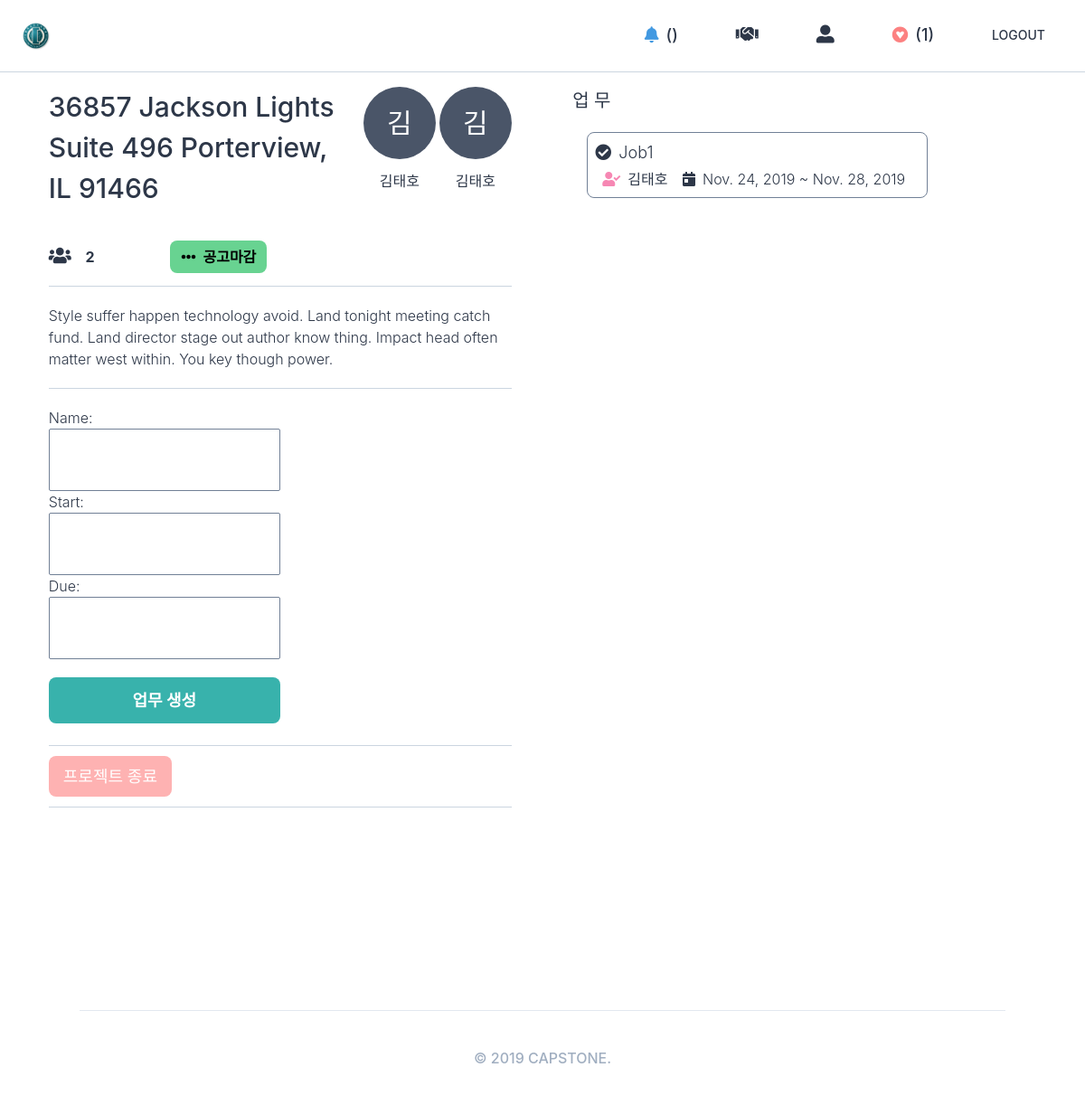
Before: /projects/member/56/ (signed in) with the older database file.
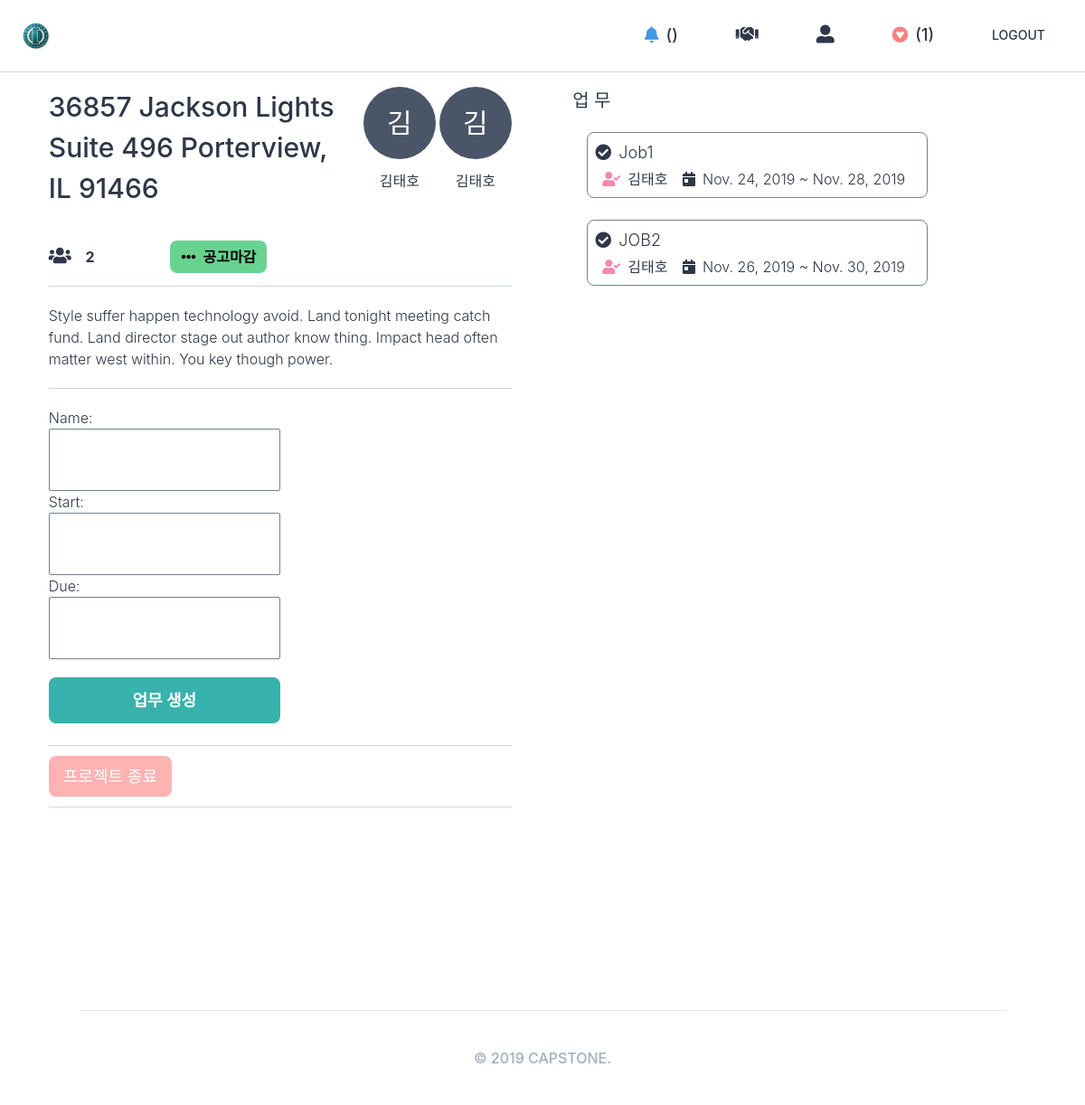
After: the same page with the newer database file.
### users/models.py (models this page shows)
class User(AbstractUser):
    GENDER_MALE = "male"
    GENDER_FEMALE = "female"
    GENDER_CHOICES = (
        (GENDER_MALE, "남성"),
        (GENDER_FEMALE, "여성"),
    )
    MAJOR_1 = "글로벌지역학"
    MAJOR_2 = "EU전공"
    MAJOR_3 = "GlobalBusiness"
    MAJOR_4 = "TESOL영어학전공"
    MAJOR_5 = "광고PR브랜딩전공"
    MAJOR_6 = "교육학"
    MAJOR_7 = "국가리더전공"
    MAJOR_8 = "국제금융학과"
    MAJOR_9 = "국제스포츠레저전공"
    MAJOR_10 = "그리스불가리아학과"
    MAJOR_11 = "남아프리카어전공"
    MAJOR_12 = "독일어통번역학과"
    MAJOR_13 = "동아프리카어전공"
    MAJOR_14 = "동유럽학대학"
    MAJOR_15 = "러시아학과"
    MAJOR_16 = "루마니아어과"
    MAJOR_17 = "말레이인도네시아어통번역학과"
    MAJOR_18 = "문화콘텐츠학전공"
    MAJOR_19 = "바이오메디컬공학전공"
    MAJOR_20 = "방송영상뉴미디어전공"
    MAJOR_21 = "브라질학과"
    MAJOR_22 = "사학과"
    MAJOR_23 = "산업경영공학과"
    MAJOR_24 = "생명공학과"
    MAJOR_25 = "서아프리카어전공"
    MAJOR_26 = "세계문화예술경영전공"
    MAJOR_27 = "세르비아크로아티아어과"
    MAJOR_28 = "수학과"
    MAJOR_29 = "스페인어통번역학과"
    MAJOR_30 = "아랍어통번역학과"
    MAJOR_31 = "아프리카학부"
    MAJOR_32 = "언론정보전공"
    MAJOR_33 = "언어인지과학과"
    MAJOR_34 = "영미권통상통번역전공"
    MAJOR_35 = "영미문학번역전공"
    MAJOR_36 = "영어통번역학부"
    MAJOR_37 = "영어통번역학전공"
    MAJOR_38 = "우크라이나어과"
    MAJOR_39 = "융복합소프트웨어전공"
    MAJOR_40 = "이탈리아어통번역학과"
    MAJOR_41 = "인도학과"
    MAJOR_42 = "일본어통번역학과"
    MAJOR_43 = "전자공학과"
    MAJOR_44 = "전자물리학과"
    MAJOR_45 = "정보기록학전공"
    MAJOR_46 = "정보통신공학과"
    MAJOR_47 = "정치외교학과"
    MAJOR_48 = "중국어통번역학과"
    MAJOR_49 = "중앙아시아학과"
    MAJOR_50 = "지식콘텐츠전공"
    MAJOR_51 = "철학과"
    MAJOR_52 = "체코슬로바키아어과"
    MAJOR_53 = "컴퓨터전자시스템공학전공"
    MAJOR_54 = "태국어통번역학과"
    MAJOR_55 = "통계학과"
    MAJOR_56 = "폴란드어과"
    MAJOR_57 = "프랑스학과"
    MAJOR_58 = "한국학과"
    MAJOR_59 = "행정학과"
    MAJOR_60 = "헝가리어과"
    MAJOR_61 = "화학과"
    MAJOR_62 = "환경학과"
    MAJOR_CHOICES = (
        (MAJOR_1, "글로벌지역학"),
        (MAJOR_2, "EU전공"),
        (MAJOR_3, "GlobalBusiness"),
        (MAJOR_4, "TESOL영어학전공"),
        (MAJOR_5, "광고PR브랜딩전공"),
        (MAJOR_6, "교육학"),
        (MAJOR_7, "국가리더전공"),
        (MAJOR_8, "국제금융학과"),
        (MAJOR_9, "국제스포츠레저전공"),
        (MAJOR_10,  "그리스불가리아학과"),
        (MAJOR_11,  "남아프리카어전공"),
        (MAJOR_12,  "독일어통번역학과"),
        (MAJOR_13,  "동아프리카어전공"),
        (MAJOR_14,  "동유럽학대학"),
        (MAJOR_15,  "러시아학과"),
        (MAJOR_16,  "루마니아어과"),
        (MAJOR_17,  "말레이인도네시아어통번역학과"),
        (MAJOR_18,  "문화콘텐츠학전공"),
        (MAJOR_19,  "바이오메디컬공학전공"),
        (MAJOR_20,  "방송영상뉴미디어전공"),
        (MAJOR_21,  "브라질학과"),
        (MAJOR_22,  "사학과"),
        (MAJOR_23,  "산업경영공학과"),
        (MAJOR_24,  "생명공학과"),
        (MAJOR_25,  "서아프리카어전공"),
        (MAJOR_26,  "세계문화예술경영전공"),
        (MAJOR_27,  "세르비아크로아티아어과"),
        (MAJOR_28,  "수학과"),
        (MAJOR_29,  "스페인어통번역학과"),
        (MAJOR_30,  "아랍어통번역학과"),
        (MAJOR_31,  "아프리카학부"),
        (MAJOR_32,  "언론정보전공"),
        (MAJOR_33,  "언어인지과학과"),
        (MAJOR_34,  "영미권통상통번역전공"),
        (MAJOR_35,  "영미문학번역전공"),
        (MAJOR_36,  "영어통번역학부"),
        (MAJOR_37,  "영어통번역학전공"),
        (MAJOR_38,  "우크라이나어과"),
        (MAJOR_39,  "융복합소프트웨어전공"),
        (MAJOR_40,  "이탈리아어통번역학과"),
        (MAJOR_41,  "인도학과"),
        (MAJOR_42,  "일본어통번역학과"),
        (MAJOR_43,  "전자공학과"),
        (MAJOR_44,  "전자물리학과"),
        (MAJOR_45,  "정보기록학전공"),
        (MAJOR_46,  "정보통신공학과"),
        (MAJOR_47,  "정치외교학과"),
        (MAJOR_48,  "중국어통번역학과"),
        (MAJOR_49,  "중앙아시아학과"),
        (MAJOR_50,  "지식콘텐츠전공"),
        (MAJOR_51,  "철학과"),
        (MAJOR_52,  "체코슬로바키아어과"),
        (MAJOR_53,  "컴퓨터전자시스템공학전공"),
        (MAJOR_54,  "태국어통번역학과"),
        (MAJOR_55,  "통계학과"),
        (MAJOR_56,  "폴란드어과"),
        (MAJOR_57,  "프랑스학과"),
        (MAJOR_58,  "한국학과"),
        (MAJOR_59,  "행정학과"),
        (MAJOR_60,  "헝가리어과"),
        (MAJOR_61,  "화학과"),
        (MAJOR_62,  "환경학과"),
    )
    LOGIN_EMAIL = "email"
    LOGIN_KAKAO = "kakao"
    LOGIN_CHOICES = (
        (LOGIN_EMAIL, "EMAIL"),
        (LOGIN_KAKAO, "KAKAO"),
    )
    objects = managers.CustomModelManager()
    gender = models.CharField(choices=GENDER_CHOICES, max_length=10, blank=True)
    bio = models.TextField(default="")
    major = models.CharField(choices=MAJOR_CHOICES, max_length=20, blank=True)
    login_method = models.CharField(choices=LOGIN_CHOICES, max_length=50, default=LOGIN_EMAIL)
    def get_absolute_url(self):
        return reverse("users:profile", kwargs={"pk": self.pk})

### participant/models.py (models this page shows)
class Participant(core_models.TimeStampedModel):
    user = models.ForeignKey(
        "users.User", related_name="participants", on_delete=models.CASCADE
    )
    project = models.ForeignKey(
        "projects.Project", related_name="participants", on_delete=models.CASCADE
    )

### projects/models.py (models this page shows, shortened)
class ProjectJob(core_models.TimeStampedModel):
    name = models.CharField(max_length=140)
    start = models.DateField()
    due = models.DateField()
    charger = models.ForeignKey(
        "users.User", related_name="project_jobs", on_delete=models.SET_NULL, null=True
    )
    project = models.ForeignKey(
        "Project", related_name="project_jobs", on_delete=models.CASCADE
    )

### lists/models.py (models this page shows, shortened)
class List(core_models.TimeStampedModel):
    name = models.CharField(max_length=80)
    user = models.OneToOneField(
        "users.User", related_name="list", on_delete=models.CASCADE
    )
    projects = models.ManyToManyField("projects.Project", related_name="lists", blank=True)
    def count_projects(self):
        return self.projects.count()
    count_projects.short_description = "Number of Projects"

### projects/views.py (the view)
# urls.py: path("member/<int:pk>/", views.ProjectMemberDetail.as_view(), name="member-detail"),
class ProjectMemberDetail(user_mixins.LoggedInOnlyView, View):
    def get(self, *args, **kwargs):
        pk = kwargs.get("pk")
        project = models.Project.objects.get_or_none(pk=pk)
        if not project:
            raise Http404()
        project_job = models.ProjectJob.objects.filter(project=project)
        participants = participant_models.Participant.objects.filter(project=project)
        form = forms.CreateProjectJobForm()
        return render(
            self.request,
            "projects/member_project.html",
            {
                "project": project,
                "participants": participants,
                "project_job": project_job,
                "form": form,
            },
        )

### projects/forms.py (shortened to what this page needs)
class CreateProjectJobForm(forms.ModelForm):
    class Meta:
        model = models.ProjectJob
        fields = (
            "name",
            "start",
            "due",
        )

### core/managers.py (called while the page is built)
    def get_or_none(self, **kwargs):
        try:
            return self.get(**kwargs)
        except self.model.DoesNotExist:
            return None

### projects/models.py (called while the page is built)
    def count_participants(self):
        return self.participants.count() + 1

### templates/projects/member_project.html (shortened to what this page needs)
{% extends "base.html" %}
{% load static %}
{% load on_favs check_apply %}
{% block content %}
    <div class="container mx-5 flex justify-around pb-56">
        <div class="w-1/2">
            <div class="flex justify-between">
                <div class="mr-8 mb-5">
                    <h4 class="text-3xl font-medium mb-px">{{project.name}}</h4>
                </div>
                <a href="{{project.host.get_absolute_url}}" class="flex flex-col items-center mr-1">
                    {% include "mixins/user_avatar.html" with user=project.host %}
                    <span class="mt-3 text-medium">{{project.host.first_name}}{{project.host.last_name}}</span>
                </a>
                {% for participant in participants %}
                    <a href="{{participant.user.get_absolute_url}}" class="flex flex-col items-center">
                        {% include "mixins/user_avatar.html" with user=participant.user %}
                        <span class="mt-3 text-medium">{{participant.user.first_name}}{{participant.user.last_name}}</span>
                    </a>
                {% endfor %}
            </div>
            <p class="border-b border-gray-400 pb-5 mt-5 font-bold">
                <i class="fas fa-users text-xl mr-3"></i>
                {{project.count_participants}}
                {% if project.on_market %}
                    <a href="{% url 'projects:toggle' project.pk %}" class="pro_zoom text-center ml-20 py-2 px-3 rounded-lg font-bold w-full text-black bg-green-400 hover:text-white-300"><i class="fas fa-ellipsis-h mr-2"></i>공고마감</a>
                {% else %}
                    <a href="{% url 'projects:toggle' project.pk %}" class="pro_zoom text-center ml-20 py-2 px-3 rounded-lg font-bold w-full text-black bg-yellow-500 hover:text-white-300"><i class="fas fa-share-alt mr-2"></i>공고등록</a>
                {% endif %}
            </p>
            <p class="border-b border-gray-400 pb-5 mt-5">
                {{project.description}}
            </p>
                <form action="{% url 'projects:create-job' project.pk %}" method="POST" class="w-1/2">
                    {{form}}
                    <button class="pro_zoom text-center py-3 rounded-lg font-bold text-lg w-full text-white bg-teal-500 mt-5">업무 생성</button>
                </form>
            <div class="border-b border-gray-400 pb-5 mt-1 flex flex-row">
            </div>
            <p class="border-b border-gray-400 pb-5 mt-5 pro_zoom">
                <a href="#" class="btn text-center py-3 px-4 rounded-lg font-medium text-lg w-full text-white bg-red-300 text-white hover:text-gray-300">프로젝트 종료</a>
            </p>
        </div>
        <div>
            <h4 class="font-medium text-xl mb-5 w-15 mr-2">업 무</h4>
            {% for j in project_job %}
                <li class="mb-2 list-none ml-4 mb-6 border border-gray-600 rounded-lg w-full p-2">
                    <div class="mb-1 text-lg"><i class="fas fa-check-circle mr-2"></i>{{j.name}}</div>
                    <span class="mr-3"><i class="fas fa-user-check mr-2 ml-2 text-pink-400"></i>{{j.charger.first_name}}{{j.charger.last_name}}</span>
                    <span><i class="fas fa-calendar-day mr-2"></i>{{j.start}} ~ {{j.due}}</span>
                </li>
            {% endfor %}
        </div>
    </div>
{% endblock content %}

### templates/partials/nav.html (shortened to what this page needs)
<ul class="flex items-center text-sm font-medium h-full">
    {% if user.is_authenticated %}
        <li class="nav_link text-lg pro_zoom"><a href="#"><i class="fas fa-bell text-lg mr-2 text-blue-500"></i>()</a></li>
        <li class="nav_link pro_zoom"><a href="{% url 'projects:create' %}"><i class="fas fa-handshake text-xl"></i></a></li>
        <li class="nav_link pro_zoom"><a href="{{user.get_absolute_url}}"><i class="fas fa-user-alt text-xl"></i></a></li>
        <li class="nav_link text-lg pro_zoom"><a href="{% url 'lists:see-favs' %}"><i class="fab fa-gratipay text-lg mr-2 text-red-400"></i>({{user.list.projects.count}})</a></li>
        <li class="nav_link pro_zoom"><a href="{% url 'users:logout' %}">LOGOUT</a></li>
    {% else %}
        <li class="nav_link pro_zoom"><a href="{% url 'users:login' %}">LOGIN</a></li>
        <li class="nav_link pro_zoom"><a href="#">JOIN</a></li>
    {% endif %}
</ul>

### templates/mixins/user_avatar.html
<div class="{{h_and_w|default:'h-20 w-20'}} bg-gray-700 rounded-full text-white flex justify-center items-center">
    <span class="{{text|default:'text-3xl'}}">{{user.first_name|first}}</span>
</div>

Changed rows visible on the page:
added ProjectJob: name "JOB2", charger.first_name "김", charger.last_name "태호", start "Nov. 26, 2019", due "Nov. 30, 2019"
